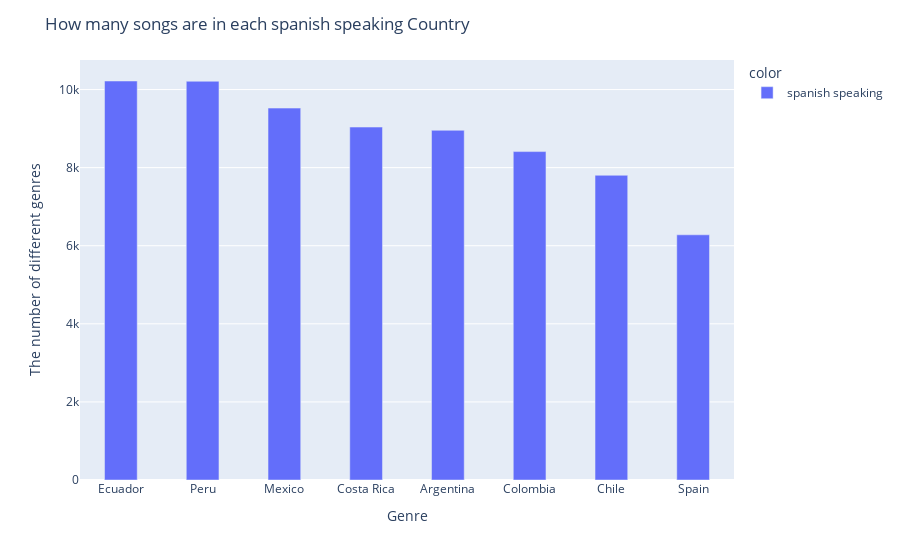

The code cell stored with this chart in its notebook:
### Code cell
country_spanish = country[country.Cluster == 'spanish speaking'].sort_values(ascending=False, by = 'Mean_Popularity')
fig = px.bar(x=country_spanish.Country,
             y=country_spanish.Mean_Popularity,
             labels={'x':'Genre',
                     'y':'The number of different genres'},
             color = country_spanish['Cluster'],            
             color_continuous_scale = px.colors.sequential.Rainbow)
fig.update_layout(title='How many songs are in each spanish speaking Country')
fig.update_traces(width=0.4)
fig.show()

### Figure 1 — Plotly figure (JSON) as saved in the notebook; plotly's stock layout.template omitted (floating-point values rounded to 4 significant figures)
{"data": [{"alignmentgroup": "True", "hovertemplate": "color=spanish speaking<br>Genre=%{x}<br>The number of different genres=%{y}<extra></extra>", "legendgroup": "spanish speaking", "marker": {"color": "#636efa", "pattern": {"shape": ""}}, "name": "spanish speaking", "offsetgroup": "spanish speaking", "orientation": "v", "showlegend": true, "textposition": "auto", "type": "bar", "width": 0.4, "x": ["Ecuador", "Peru", "Mexico", "Costa Rica", "Argentina", "Colombia", "Chile", "Spain"], "xaxis": "x", "y": [10220.0, 10210.0, 9525.0, 9039.0, 8956.0, 8411.0, 7804.0, 6279.0], "yaxis": "y"}], "layout": {"autosize": true, "barmode": "relative", "legend": {"title": {"text": "color"}, "tracegroupgap": 0}, "margin": {"t": 60}, "title": {"text": "How many songs are in each spanish speaking Country"}, "xaxis": {"anchor": "y", "autorange": true, "domain": [0, 1], "range": [-0.5, 7.5], "title": {"text": "Genre"}, "type": "category"}, "yaxis": {"anchor": "x", "autorange": true, "domain": [0, 1], "range": [0, 10760.0], "title": {"text": "The number of different genres"}, "type": "linear"}}}
